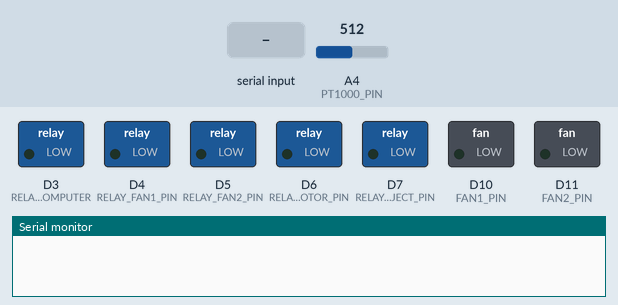
A sketch run on a simulated Arduino Zero (SAMD21). Parts: switched loads named in the sketch (green lamp = pin HIGH), the last lines printed to the serial monitor. Inputs (shaded band) come from the test bench; at power-on: A4 (PT1000_PIN) = 512.

Above: at 1.2 s.
1.3 s: "FAN1:\n" received over Serial
At 1.9 s:
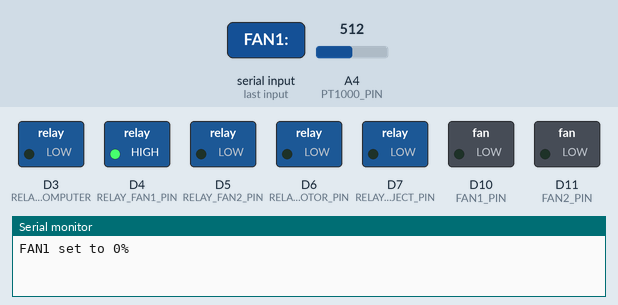
2.8 s: "FAN2:\n" received over Serial
At 3.1 s:
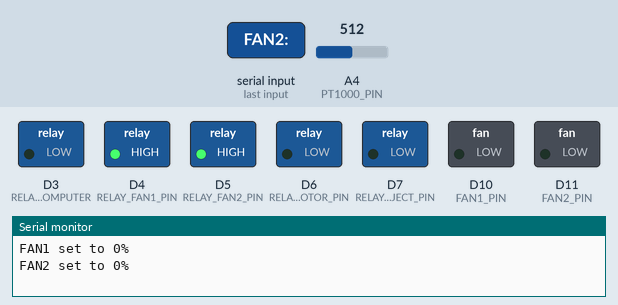
5.8 s: "FAN1:90\n" received over Serial
At 6.6 s:
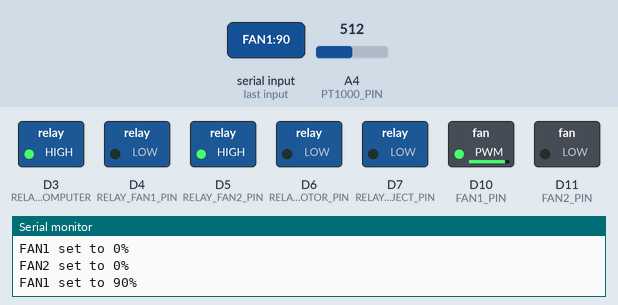
7.3 s: "SHUTDOWN\n" received over Serial
At 7.7 s:
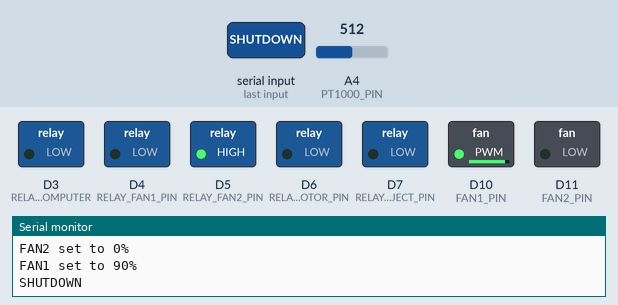
8.8 s: "FAN2:90\n" received over Serial
At 10.0 s:
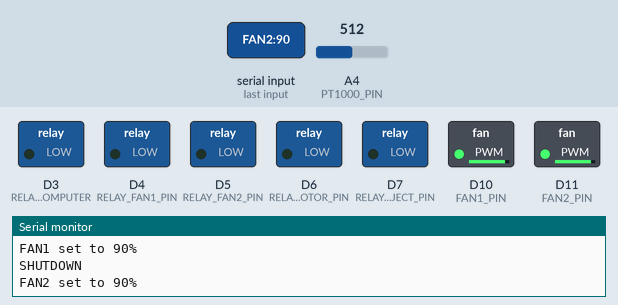
10.3 s: "FAN1:,45\n" received over Serial
At 11.2 s:
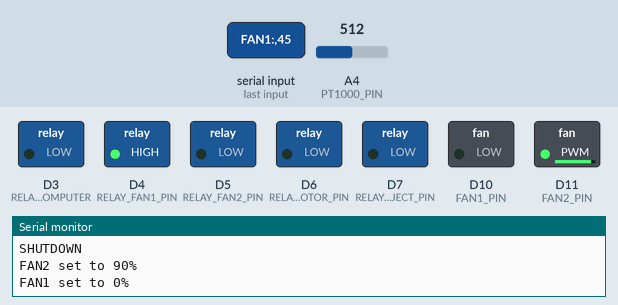
Timing chart, 0 to 12.8 s (numbered marks = the images above; inputs shaded):
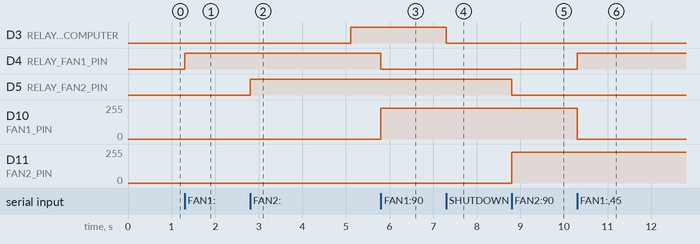

The sketch:

ArduinoThermalFanControl.ino
```cpp
/*
 * This code controls a fan to cool and a heater to heat in order to maintain thermal control of the cryoscope cryocooler's reject surface.
 * The central computer handles PID and sends commands over Serial to determine the fan percentage (from 0-100) and the heater status (ON or OFF).
 * The Arduino implements a 5 minute watchdog timer to ensure that if communication is lost, the Arduino will soft-reboot and set the fan and heater to safe values (fan off, heater off) until communication is restored.
 */

#include <pwm.h>

#define FAN1_PIN 10
#define FAN2_PIN 11
#define RELAY_HEATER_MOTOR_PIN 6
#define RELAY_HEATER_REJECT_PIN 7
#define RELAY_FAN1_PIN 4
#define RELAY_FAN2_PIN 5
#define RELAY_STARTUP_COMPUTER 3
// 15 minutes timeout
#define WATCHDOG_TIMEOUT 900000UL

// Startup temperature threshold for the computer relay
#define STARTUP_TEMP (273 - 40)

PwmOut fan1Pwm(FAN1_PIN);
PwmOut fan2Pwm(FAN2_PIN);
unsigned long lastCommandTime = 0;
unsigned long lastStartupCheckTime = 0;
// 5 second interval between automatic startup-relay temperature checks
#define STARTUP_CHECK_INTERVAL 5000UL

// Tracked relay/output states, since the PWM and relay drivers can't be read back
int fan1Speed = 0;
int fan2Speed = 0;
bool motorHeaterOn = false;
bool rejectHeaterOn = false;
bool startupRelayOn = false;
// Set by SHUTDOWN; blocks the relay until temp drops below then rises above STARTUP_TEMP again
bool startupShutdownLatched = false;
bool startupHasCooled = false;
float resistance = 0;

#define PT1000_PIN A4
#define PT1000_RREF 1330.0  // Reference resistor value for PT1000 voltage divider with the PT1000 forming the bottom part of the divider
#define PT1000_R0 1000.0
#define PT1000_BETA 03.85  // change in resistance per degree Kelvin
#define PT1000_T0 273.15  // Reference temperature for the PT1000 thermistor (25°C in Kelvin)
#define PT1000_REFVOLTAGE 4.5  // Reference voltage for the PT1000 voltage divider
#define ADC_AVG_NUM 1000

float getPT1000Temperature() {
  //average ADC_AVG_NUM readings to reduce noise
  int rawValue = 0;
  for (int i = 0; i < ADC_AVG_NUM; i++) {
    rawValue += analogRead(PT1000_PIN);
  }
  float voltage = (((double)rawValue / (double)ADC_AVG_NUM) / 1023.0) * PT1000_REFVOLTAGE;
  resistance = (PT1000_RREF * voltage) / (PT1000_REFVOLTAGE - voltage);
  // float temperature = 1.0 / (1.0 / PT1000_T0 + (1.0 / PT1000_BETA) * log(resistance / PT1000_RREF)); //in Kelvin
  float temperature = (resistance - PT1000_R0) / PT1000_BETA + PT1000_T0; //in Kelvin
  //TODO WIP
  return temperature;
}

void readPT1000() {
  Serial.print(getPT1000Temperature());
}

// Turns on the computer startup relay once the reject surface is warm enough
void updateStartupRelay() {
  float temperature = getPT1000Temperature();

  if (startupShutdownLatched) {
    if (temperature <= STARTUP_TEMP) {
      startupHasCooled = true;
    }
    if (startupHasCooled && temperature > STARTUP_TEMP) {
      startupShutdownLatched = false;
      startupHasCooled = false;
    } else {
      startupRelayOn = false;
      digitalWrite(RELAY_STARTUP_COMPUTER, LOW);
      return;
    }
  }

  // only ever turn the startup relay on, let the computer issue a shutdown command
  startupRelayOn = temperature > STARTUP_TEMP;
  if (startupRelayOn) {
    digitalWrite(RELAY_STARTUP_COMPUTER, HIGH);
  }
}

void printStatus() {
  Serial.print("STATUS:TEMP=");
  Serial.print(getPT1000Temperature());
  Serial.print(",Resistance=");
  Serial.print(resistance);
  Serial.print(",MOTORHEATER=");
  Serial.print(motorHeaterOn ? "ON" : "OFF");
  Serial.print(",REJECTHEATER=");
  Serial.print(rejectHeaterOn ? "ON" : "OFF");
  Serial.print(",FAN1_PWM=");
  Serial.print(fan1Speed);
  Serial.print(",FAN2_PWM=");
  Serial.print(fan2Speed);
  Serial.print(",STARTUP_RELAY=");
  Serial.print(startupRelayOn ? "ON" : "OFF");
  Serial.print(",SHUTDOWN_LATCHED=");
  Serial.println(startupShutdownLatched ? "ON" : "OFF");
}

void setup() {
  // put your setup code here, to run once:
  Serial.begin(9600);
  fan1Pwm.begin(25000.0f, 0.0f);
  fan2Pwm.begin(25000.0f, 0.0f);
  pinMode(RELAY_HEATER_MOTOR_PIN, OUTPUT);
  pinMode(RELAY_HEATER_REJECT_PIN, OUTPUT);
  pinMode(RELAY_FAN1_PIN, OUTPUT);
  pinMode(RELAY_FAN2_PIN, OUTPUT);
  pinMode(RELAY_STARTUP_COMPUTER, OUTPUT);
  digitalWrite(RELAY_HEATER_MOTOR_PIN, LOW);
  digitalWrite(RELAY_HEATER_REJECT_PIN, LOW);
  digitalWrite(RELAY_FAN1_PIN, LOW);
  digitalWrite(RELAY_FAN2_PIN, LOW);
  digitalWrite(RELAY_STARTUP_COMPUTER, LOW);
  lastCommandTime = millis();
  lastStartupCheckTime = millis();
}

void loop() {
  // Check watchdog timer
  if (millis() - lastCommandTime > WATCHDOG_TIMEOUT) {
    // Watchdog timeout - set safe state and soft reboot
    if (!startupShutdownLatched){
      fan1Pwm.pulse_perc(0);
      fan2Pwm.pulse_perc(0);
      digitalWrite(RELAY_HEATER_MOTOR_PIN, LOW);
      digitalWrite(RELAY_HEATER_REJECT_PIN, LOW);
      digitalWrite(RELAY_FAN1_PIN, LOW);
      digitalWrite(RELAY_FAN2_PIN, LOW);
      Serial.println("WATCHDOG TIMEOUT - Soft reboot");
      delay(100);
      NVIC_SystemReset();
    }
  }

  if (millis() - lastStartupCheckTime > STARTUP_CHECK_INTERVAL) {
    updateStartupRelay();
    lastStartupCheckTime = millis();
  }

  if (Serial.available() > 0) {
    String command = Serial.readStringUntil('\n');
    command.trim();
    lastCommandTime = millis();  // Kick the watchdog

    // Parse command format: "FAN:value" or "MOTORHEATER:state"/"REJECTHEATER:state"
    // Example: "FAN:75" sets fan to 75%, "MOTORHEATER:ON" or "REJECTHEATER:OFF"

    if (command.startsWith("FAN1:")) {
      int fanSpeed = command.substring(5).toInt();
      fanSpeed = constrain(fanSpeed, 0, 100);
      fan1Speed = fanSpeed;
      fan1Pwm.pulse_perc(fanSpeed);
      if (fanSpeed == 0) {
        digitalWrite(RELAY_FAN1_PIN, HIGH);
      } else {
        digitalWrite(RELAY_FAN1_PIN, LOW);
      }
      Serial.print("FAN1 set to ");
      Serial.print(fanSpeed);
      Serial.println("%");
    }
    else if (command.startsWith("FAN2:")) {
      int fanSpeed = command.substring(5).toInt();
      fanSpeed = constrain(fanSpeed, 0, 100);
      fan2Speed = fanSpeed;
      fan2Pwm.pulse_perc(fanSpeed);
      if (fanSpeed == 0) {
        digitalWrite(RELAY_FAN2_PIN, HIGH);
      } else {
        digitalWrite(RELAY_FAN2_PIN, LOW);
      }
      Serial.print("FAN2 set to ");
      Serial.print(fanSpeed);
      Serial.println("%");
    }
    else if (command.startsWith("MOTORHEATER:")) {
      String heaterState = command.substring(12);
      if (heaterState == "ON") {
        motorHeaterOn = true;
        digitalWrite(RELAY_HEATER_MOTOR_PIN, HIGH);
        Serial.println("MOTORHEATER ON");
      }
      else if (heaterState == "OFF") {
        motorHeaterOn = false;
        digitalWrite(RELAY_HEATER_MOTOR_PIN, LOW);
        Serial.println("MOTORHEATER OFF");
      }
    }
    else if (command.startsWith("REJECTHEATER:")) {
      String heaterState = command.substring(13);
      if (heaterState == "ON") {
        rejectHeaterOn = true;
        digitalWrite(RELAY_HEATER_REJECT_PIN, HIGH);
        Serial.println("REJECTHEATER ON");
      }
      else if (heaterState == "OFF") {
        rejectHeaterOn = false;
        digitalWrite(RELAY_HEATER_REJECT_PIN, LOW);
        Serial.println("REJECTHEATER OFF");
      }
    }
    else if (command == "SHUTDOWN") {
      startupShutdownLatched = true;
      startupHasCooled = false;
      startupRelayOn = false;
      digitalWrite(RELAY_STARTUP_COMPUTER, LOW);
      Serial.println("SHUTDOWN");
    }
    else if (command == "STATUS") {
      updateStartupRelay();
      printStatus();
    }
  }
}
```

Measured:
- after the input at 1.3 s, D4 (RELAY_FAN1_PIN): LOW → HIGH at once
- after the input at 2.8 s, D5 (RELAY_FAN2_PIN): LOW → HIGH at once
- after the input at 5.8 s, D4 (RELAY_FAN1_PIN): HIGH → LOW at once; D10 (FAN1_PIN): 0/255 → 229/255 at once
- after the input at 7.3 s, D3 (RELAY_STARTUP_COMPUTER): HIGH → LOW at once
- after the input at 8.8 s, D5 (RELAY_FAN2_PIN): HIGH → LOW at once; D11 (FAN2_PIN): 0/255 → 229/255 at once
- after the input at 10.3 s, D4 (RELAY_FAN1_PIN): LOW → HIGH at once; D10 (FAN1_PIN): 229/255 → 0/255 at once
